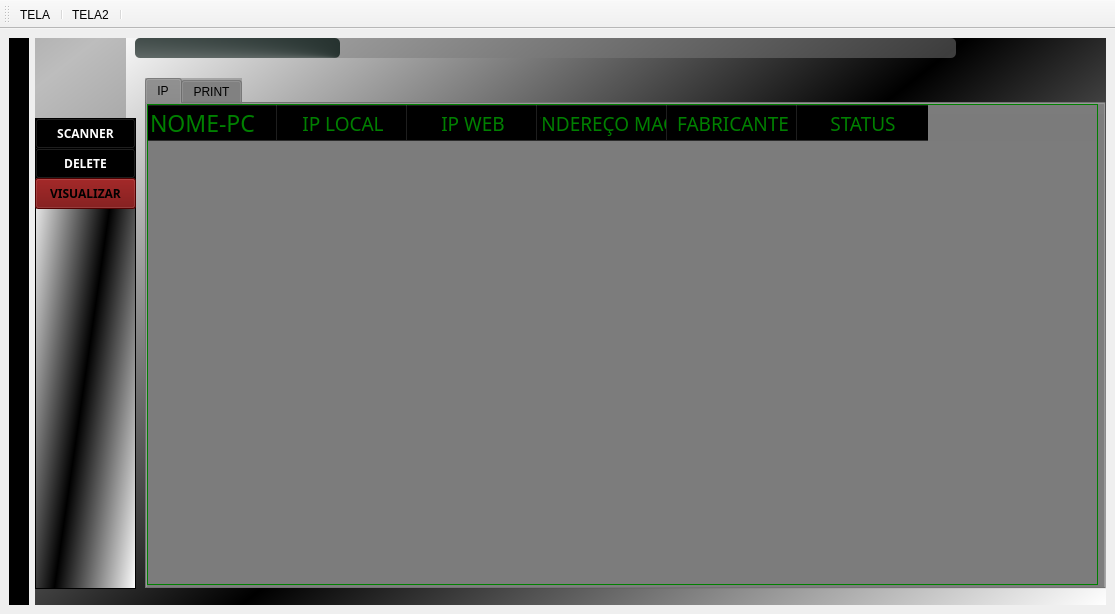
<?xml version="1.0" encoding="UTF-8"?>
<ui version="4.0">
 <class>MainWindow</class>
 <widget class="QMainWindow" name="MainWindow">
  <property name="windowModality">
   <enum>Qt::ApplicationModal</enum>
  </property>
  <property name="enabled">
   <bool>true</bool>
  </property>
  <property name="geometry">
   <rect>
    <x>0</x>
    <y>0</y>
    <width>1115</width>
    <height>614</height>
   </rect>
  </property>
  <property name="contextMenuPolicy">
   <enum>Qt::CustomContextMenu</enum>
  </property>
  <property name="windowTitle">
   <string>MainWindow</string>
  </property>
  <property name="windowOpacity">
   <double>1.000000000000000</double>
  </property>
  <property name="toolTip">
   <string/>
  </property>
  <property name="statusTip">
   <string/>
  </property>
  <property name="layoutDirection">
   <enum>Qt::LeftToRight</enum>
  </property>
  <property name="toolButtonStyle">
   <enum>Qt::ToolButtonIconOnly</enum>
  </property>
  <property name="animated">
   <bool>true</bool>
  </property>
  <property name="tabShape">
   <enum>QTabWidget::Rounded</enum>
  </property>
  <widget class="QWidget" name="centralwidget">
   <layout class="QHBoxLayout" name="horizontalLayout">
    <item>
     <widget class="QFrame" name="frame">
      <property name="styleSheet">
       <string notr="true">background-color: rgb(0, 0, 0);</string>
      </property>
      <property name="frameShape">
       <enum>QFrame::StyledPanel</enum>
      </property>
      <property name="frameShadow">
       <enum>QFrame::Raised</enum>
      </property>
      <layout class="QVBoxLayout" name="verticalLayout_2">
       <item>
        <widget class="QFrame" name="frame_2">
         <property name="styleSheet">
          <string notr="true">background-color: rgb(255, 255, 255);
</string>
         </property>
         <property name="frameShape">
          <enum>QFrame::StyledPanel</enum>
         </property>
         <property name="frameShadow">
          <enum>QFrame::Raised</enum>
         </property>
        </widget>
       </item>
      </layout>
     </widget>
    </item>
    <item>
     <widget class="QStackedWidget" name="stackedWidget">
      <property name="styleSheet">
       <string notr="true">background-color: qlineargradient(spread:reflect, x1:0.446, y1:0.625, x2:1, y2:1, stop:0 rgba(0, 0, 0, 255), stop:1 rgba(255, 255, 255, 255));</string>
      </property>
      <property name="frameShadow">
       <enum>QFrame::Raised</enum>
      </property>
      <property name="currentIndex">
       <number>0</number>
      </property>
      <widget class="QWidget" name="page1">
       <widget class="QLabel" name="label_2">
        <property name="geometry">
         <rect>
          <x>0</x>
          <y>0</y>
          <width>91</width>
          <height>81</height>
         </rect>
        </property>
        <property name="styleSheet">
         <string notr="true">background-color: rgb(123, 123, 123, 0.5);
</string>
        </property>
        <property name="text">
         <string/>
        </property>
        <property name="pixmap">
         <pixmap>iconescanner/capa_2.png</pixmap>
        </property>
       </widget>
       <widget class="QProgressBar" name="progressBar">
        <property name="geometry">
         <rect>
          <x>100</x>
          <y>0</y>
          <width>821</width>
          <height>20</height>
         </rect>
        </property>
        <property name="palette">
         <palette>
          <active>
           <colorrole role="WindowText">
            <brush brushstyle="SolidPattern">
             <color alpha="255">
              <red>200</red>
              <green>200</green>
              <blue>200</blue>
             </color>
            </brush>
           </colorrole>
           <colorrole role="Button">
            <brush brushstyle="SolidPattern">
             <color alpha="1">
              <red>123</red>
              <green>123</green>
              <blue>123</blue>
             </color>
            </brush>
           </colorrole>
           <colorrole role="Text">
            <brush brushstyle="SolidPattern">
             <color alpha="255">
              <red>200</red>
              <green>200</green>
              <blue>200</blue>
             </color>
            </brush>
           </colorrole>
           <colorrole role="ButtonText">
            <brush brushstyle="SolidPattern">
             <color alpha="255">
              <red>200</red>
              <green>200</green>
              <blue>200</blue>
             </color>
            </brush>
           </colorrole>
           <colorrole role="Base">
            <brush brushstyle="SolidPattern">
             <color alpha="1">
              <red>123</red>
              <green>123</green>
              <blue>123</blue>
             </color>
            </brush>
           </colorrole>
           <colorrole role="Window">
            <brush brushstyle="SolidPattern">
             <color alpha="1">
              <red>123</red>
              <green>123</green>
              <blue>123</blue>
             </color>
            </brush>
           </colorrole>
          </active>
          <inactive>
           <colorrole role="WindowText">
            <brush brushstyle="SolidPattern">
             <color alpha="255">
              <red>200</red>
              <green>200</green>
              <blue>200</blue>
             </color>
            </brush>
           </colorrole>
           <colorrole role="Button">
            <brush brushstyle="SolidPattern">
             <color alpha="1">
              <red>123</red>
              <green>123</green>
              <blue>123</blue>
             </color>
            </brush>
           </colorrole>
           <colorrole role="Text">
            <brush brushstyle="SolidPattern">
             <color alpha="255">
              <red>200</red>
              <green>200</green>
              <blue>200</blue>
             </color>
            </brush>
           </colorrole>
           <colorrole role="ButtonText">
            <brush brushstyle="SolidPattern">
             <color alpha="255">
              <red>200</red>
              <green>200</green>
              <blue>200</blue>
             </color>
            </brush>
           </colorrole>
           <colorrole role="Base">
            <brush brushstyle="SolidPattern">
             <color alpha="1">
              <red>123</red>
              <green>123</green>
              <blue>123</blue>
             </color>
            </brush>
           </colorrole>
           <colorrole role="Window">
            <brush brushstyle="SolidPattern">
             <color alpha="1">
              <red>123</red>
              <green>123</green>
              <blue>123</blue>
             </color>
            </brush>
           </colorrole>
          </inactive>
          <disabled>
           <colorrole role="WindowText">
            <brush brushstyle="SolidPattern">
             <color alpha="255">
              <red>200</red>
              <green>200</green>
              <blue>200</blue>
             </color>
            </brush>
           </colorrole>
           <colorrole role="Button">
            <brush brushstyle="SolidPattern">
             <color alpha="1">
              <red>123</red>
              <green>123</green>
              <blue>123</blue>
             </color>
            </brush>
           </colorrole>
           <colorrole role="Text">
            <brush brushstyle="SolidPattern">
             <color alpha="255">
              <red>200</red>
              <green>200</green>
              <blue>200</blue>
             </color>
            </brush>
           </colorrole>
           <colorrole role="ButtonText">
            <brush brushstyle="SolidPattern">
             <color alpha="255">
              <red>200</red>
              <green>200</green>
              <blue>200</blue>
             </color>
            </brush>
           </colorrole>
           <colorrole role="Base">
            <brush brushstyle="SolidPattern">
             <color alpha="1">
              <red>123</red>
              <green>123</green>
              <blue>123</blue>
             </color>
            </brush>
           </colorrole>
           <colorrole role="Window">
            <brush brushstyle="SolidPattern">
             <color alpha="1">
              <red>123</red>
              <green>123</green>
              <blue>123</blue>
             </color>
            </brush>
           </colorrole>
          </disabled>
         </palette>
        </property>
        <property name="font">
         <font>
          <pointsize>11</pointsize>
         </font>
        </property>
        <property name="styleSheet">
         <string notr="true">
QProgressBar {
	
	background-color: rgb(123, 123, 123, 0.5);
	color: rgb(200, 200, 200);
	border-style: none;
	border-radius: 5px;
	text-align: center;
}
QProgressBar::chunk{
	border-radius: 5px;
	
	background-color: qconicalgradient(cx:1, cy:1, angle:69.3, stop:0 rgba(25, 38, 35, 255), stop:1 rgba(255, 255, 255, 255));
}</string>
        </property>
        <property name="maximum">
         <number>100</number>
        </property>
        <property name="value">
         <number>25</number>
        </property>
        <property name="textVisible">
         <bool>false</bool>
        </property>
        <property name="textDirection">
         <enum>QProgressBar::TopToBottom</enum>
        </property>
       </widget>
       <widget class="QTabWidget" name="tabWidget">
        <property name="geometry">
         <rect>
          <x>110</x>
          <y>40</y>
          <width>961</width>
          <height>511</height>
         </rect>
        </property>
        <property name="styleSheet">
         <string notr="true">background-color: rgb(123, 123, 123, 0.5);
</string>
        </property>
        <property name="currentIndex">
         <number>0</number>
        </property>
        <widget class="QWidget" name="tab">
         <attribute name="title">
          <string>IP</string>
         </attribute>
         <widget class="QLabel" name="label_6">
          <property name="geometry">
           <rect>
            <x>-200</x>
            <y>10</y>
            <width>1181</width>
            <height>511</height>
           </rect>
          </property>
          <property name="text">
           <string/>
          </property>
          <property name="pixmap">
           <pixmap>iconescanner/capafundo.png</pixmap>
          </property>
         </widget>
         <widget class="QTableWidget" name="tableWidget">
          <property name="geometry">
           <rect>
            <x>0</x>
            <y>0</y>
            <width>951</width>
            <height>481</height>
           </rect>
          </property>
          <property name="font">
           <font>
            <family>MS Shell Dlg 2</family>
            <pointsize>10</pointsize>
            <weight>50</weight>
            <italic>false</italic>
            <bold>false</bold>
           </font>
          </property>
          <property name="styleSheet">
           <string notr="true">color:green;
font: 10pt &quot;MS Shell Dlg 2&quot;;
background-color: rgb(123, 123, 123, 0.5);
</string>
          </property>
          <property name="frameShape">
           <enum>QFrame::Box</enum>
          </property>
          <property name="frameShadow">
           <enum>QFrame::Plain</enum>
          </property>
          <property name="lineWidth">
           <number>1</number>
          </property>
          <property name="midLineWidth">
           <number>9</number>
          </property>
          <property name="verticalScrollBarPolicy">
           <enum>Qt::ScrollBarAsNeeded</enum>
          </property>
          <property name="horizontalScrollBarPolicy">
           <enum>Qt::ScrollBarAsNeeded</enum>
          </property>
          <property name="autoScrollMargin">
           <number>31</number>
          </property>
          <property name="dragDropMode">
           <enum>QAbstractItemView::DragOnly</enum>
          </property>
          <property name="defaultDropAction">
           <enum>Qt::MoveAction</enum>
          </property>
          <property name="selectionMode">
           <enum>QAbstractItemView::SingleSelection</enum>
          </property>
          <property name="gridStyle">
           <enum>Qt::SolidLine</enum>
          </property>
          <property name="rowCount">
           <number>0</number>
          </property>
          <property name="columnCount">
           <number>6</number>
          </property>
          <attribute name="horizontalHeaderDefaultSectionSize">
           <number>130</number>
          </attribute>
          <attribute name="horizontalHeaderMinimumSectionSize">
           <number>48</number>
          </attribute>
          <attribute name="verticalHeaderDefaultSectionSize">
           <number>33</number>
          </attribute>
          <column>
           <property name="text">
            <string>NOME-PC</string>
           </property>
           <property name="whatsThis">
            <string/>
           </property>
           <property name="font">
            <font>
             <family>Impact</family>
             <pointsize>17</pointsize>
             <weight>50</weight>
             <bold>false</bold>
            </font>
           </property>
           <property name="textAlignment">
            <set>AlignLeading|AlignTop</set>
           </property>
           <property name="background">
            <color>
             <red>116</red>
             <green>0</green>
             <blue>0</blue>
            </color>
           </property>
          </column>
          <column>
           <property name="text">
            <string>IP LOCAL</string>
           </property>
           <property name="font">
            <font>
             <family>Impact</family>
             <pointsize>14</pointsize>
            </font>
           </property>
           <property name="background">
            <color>
             <red>116</red>
             <green>0</green>
             <blue>0</blue>
            </color>
           </property>
          </column>
          <column>
           <property name="text">
            <string>IP WEB</string>
           </property>
           <property name="font">
            <font>
             <family>Impact</family>
             <pointsize>14</pointsize>
            </font>
           </property>
           <property name="background">
            <color>
             <red>116</red>
             <green>0</green>
             <blue>0</blue>
            </color>
           </property>
          </column>
          <column>
           <property name="text">
            <string>ENDEREÇO MAC</string>
           </property>
           <property name="font">
            <font>
             <family>Impact</family>
             <pointsize>14</pointsize>
            </font>
           </property>
           <property name="background">
            <color>
             <red>116</red>
             <green>0</green>
             <blue>0</blue>
            </color>
           </property>
          </column>
          <column>
           <property name="text">
            <string>FABRICANTE</string>
           </property>
           <property name="font">
            <font>
             <family>Impact</family>
             <pointsize>14</pointsize>
            </font>
           </property>
           <property name="background">
            <color>
             <red>116</red>
             <green>0</green>
             <blue>0</blue>
            </color>
           </property>
          </column>
          <column>
           <property name="text">
            <string>STATUS</string>
           </property>
           <property name="font">
            <font>
             <family>Impact</family>
             <pointsize>14</pointsize>
            </font>
           </property>
           <property name="background">
            <color>
             <red>116</red>
             <green>0</green>
             <blue>0</blue>
            </color>
           </property>
          </column>
         </widget>
        </widget>
        <widget class="QWidget" name="tab_2">
         <attribute name="title">
          <string>PRINT</string>
         </attribute>
         <widget class="QTextEdit" name="textEdit">
          <property name="geometry">
           <rect>
            <x>0</x>
            <y>0</y>
            <width>961</width>
            <height>481</height>
           </rect>
          </property>
          <property name="font">
           <font>
            <family>Arial Black</family>
            <pointsize>12</pointsize>
            <weight>75</weight>
            <bold>true</bold>
           </font>
          </property>
          <property name="styleSheet">
           <string notr="true">color:negrito
;background-color: rgb(123, 123, 123, 0.5);
</string>
          </property>
          <property name="html">
           <string>&lt;!DOCTYPE HTML PUBLIC &quot;-//W3C//DTD HTML 4.0//EN&quot; &quot;http://www.w3.org/TR/REC-html40/strict.dtd&quot;&gt;
&lt;html&gt;&lt;head&gt;&lt;meta name=&quot;qrichtext&quot; content=&quot;1&quot; /&gt;&lt;style type=&quot;text/css&quot;&gt;
p, li { white-space: pre-wrap; }
&lt;/style&gt;&lt;/head&gt;&lt;body style=&quot; font-family:'Arial Black'; font-size:12pt; font-weight:600; font-style:normal;&quot;&gt;
&lt;p style=&quot;-qt-paragraph-type:empty; margin-top:0px; margin-bottom:0px; margin-left:0px; margin-right:0px; -qt-block-indent:0; text-indent:0px;&quot;&gt;&lt;br /&gt;&lt;/p&gt;&lt;/body&gt;&lt;/html&gt;</string>
          </property>
         </widget>
         <widget class="QLabel" name="label_7">
          <property name="geometry">
           <rect>
            <x>0</x>
            <y>0</y>
            <width>941</width>
            <height>481</height>
           </rect>
          </property>
          <property name="text">
           <string/>
          </property>
          <property name="pixmap">
           <pixmap>iconescanner/capafundo.png</pixmap>
          </property>
         </widget>
         <zorder>label_7</zorder>
         <zorder>textEdit</zorder>
        </widget>
       </widget>
       <widget class="QFrame" name="frame_3">
        <property name="geometry">
         <rect>
          <x>0</x>
          <y>80</y>
          <width>101</width>
          <height>471</height>
         </rect>
        </property>
        <property name="frameShape">
         <enum>QFrame::StyledPanel</enum>
        </property>
        <property name="frameShadow">
         <enum>QFrame::Raised</enum>
        </property>
        <widget class="QPushButton" name="BT_Scanner">
         <property name="geometry">
          <rect>
           <x>0</x>
           <y>0</y>
           <width>101</width>
           <height>31</height>
          </rect>
         </property>
         <property name="font">
          <font>
           <family>Arial Black</family>
           <weight>75</weight>
           <bold>true</bold>
          </font>
         </property>
         <property name="styleSheet">
          <string notr="true">color: rgb(255, 255, 255);
background-color: rgb(0, 0, 0);</string>
         </property>
         <property name="text">
          <string>SCANNER</string>
         </property>
         <property name="icon">
          <iconset>
           <normaloff>iconescanner/cil-zoom-in.png</normaloff>iconescanner/cil-zoom-in.png</iconset>
         </property>
        </widget>
        <widget class="QPushButton" name="BT_deleta">
         <property name="geometry">
          <rect>
           <x>0</x>
           <y>30</y>
           <width>101</width>
           <height>31</height>
          </rect>
         </property>
         <property name="font">
          <font>
           <family>Arial Black</family>
           <weight>75</weight>
           <bold>true</bold>
          </font>
         </property>
         <property name="styleSheet">
          <string notr="true">color: rgb(255, 255, 255);
background-color: rgb(0, 0, 0);</string>
         </property>
         <property name="text">
          <string>DELETE</string>
         </property>
         <property name="icon">
          <iconset>
           <normaloff>iconescanner/delet.png</normaloff>iconescanner/delet.png</iconset>
         </property>
        </widget>
        <widget class="QPushButton" name="BT_VER">
         <property name="geometry">
          <rect>
           <x>0</x>
           <y>60</y>
           <width>101</width>
           <height>31</height>
          </rect>
         </property>
         <property name="font">
          <font>
           <family>Arial Black</family>
           <weight>75</weight>
           <bold>true</bold>
          </font>
         </property>
         <property name="styleSheet">
          <string notr="true">background-color: rgb(112, 0, 0);</string>
         </property>
         <property name="text">
          <string>VISUALIZAR</string>
         </property>
         <property name="icon">
          <iconset>
           <normaloff>iconescanner/binoculars.png</normaloff>iconescanner/binoculars.png</iconset>
         </property>
        </widget>
       </widget>
      </widget>
      <widget class="QWidget" name="page2">
       <widget class="QLineEdit" name="lineEdit">
        <property name="geometry">
         <rect>
          <x>10</x>
          <y>410</y>
          <width>201</width>
          <height>31</height>
         </rect>
        </property>
        <property name="styleSheet">
         <string notr="true">background-color: rgb(59, 0, 0);
color: rgb(255, 255, 255);</string>
        </property>
        <property name="maxLength">
         <number>15</number>
        </property>
        <property name="placeholderText">
         <string>DIGITE IP INICIAL</string>
        </property>
       </widget>
       <widget class="QListWidget" name="listWidget_2">
        <property name="geometry">
         <rect>
          <x>-10</x>
          <y>0</y>
          <width>601</width>
          <height>361</height>
         </rect>
        </property>
        <property name="font">
         <font>
          <family>Arial</family>
          <pointsize>14</pointsize>
         </font>
        </property>
        <property name="styleSheet">
         <string notr="true">background-color: rgb(123, 123, 123, 0.5);

color: rgb(0, 0, 0);</string>
        </property>
       </widget>
       <widget class="QLineEdit" name="lineEdit_2">
        <property name="geometry">
         <rect>
          <x>10</x>
          <y>450</y>
          <width>201</width>
          <height>31</height>
         </rect>
        </property>
        <property name="styleSheet">
         <string notr="true">background-color: rgb(59, 0, 0);
color: rgb(255, 255, 255);</string>
        </property>
        <property name="inputMask">
         <string/>
        </property>
        <property name="maxLength">
         <number>15</number>
        </property>
        <property name="echoMode">
         <enum>QLineEdit::Normal</enum>
        </property>
        <property name="placeholderText">
         <string>DIGITE IP FINAL</string>
        </property>
       </widget>
       <widget class="QPushButton" name="ip">
        <property name="geometry">
         <rect>
          <x>930</x>
          <y>120</y>
          <width>111</width>
          <height>31</height>
         </rect>
        </property>
        <property name="font">
         <font>
          <family>Arial Black</family>
          <weight>75</weight>
          <bold>true</bold>
         </font>
        </property>
        <property name="styleSheet">
         <string notr="true">
background-color: rgb(112, 0, 0);
color: rgb(255, 255, 255);</string>
        </property>
        <property name="text">
         <string>SCANNERIP</string>
        </property>
        <property name="icon">
         <iconset>
          <normaloff>iconescanner/375.png</normaloff>iconescanner/375.png</iconset>
        </property>
       </widget>
       <widget class="QComboBox" name="ip_inicial">
        <property name="geometry">
         <rect>
          <x>600</x>
          <y>90</y>
          <width>291</width>
          <height>20</height>
         </rect>
        </property>
        <property name="styleSheet">
         <string notr="true">background-color: rgb(59, 0, 0);
color: rgb(255, 255, 255);</string>
        </property>
        <item>
         <property name="text">
          <string/>
         </property>
        </item>
       </widget>
       <widget class="QComboBox" name="ip_final">
        <property name="geometry">
         <rect>
          <x>600</x>
          <y>160</y>
          <width>291</width>
          <height>20</height>
         </rect>
        </property>
        <property name="styleSheet">
         <string notr="true">background-color: rgb(59, 0, 0);
color: rgb(255, 255, 255);</string>
        </property>
        <item>
         <property name="text">
          <string/>
         </property>
        </item>
       </widget>
       <widget class="QLabel" name="tipo_ip_box1">
        <property name="geometry">
         <rect>
          <x>600</x>
          <y>60</y>
          <width>71</width>
          <height>21</height>
         </rect>
        </property>
        <property name="font">
         <font>
          <family>Arial Black</family>
          <weight>75</weight>
          <bold>true</bold>
         </font>
        </property>
        <property name="styleSheet">
         <string notr="true">color: rgb(255, 255, 255);
background-color: rgb(112, 0, 0);</string>
        </property>
        <property name="text">
         <string>IP_INICIAL</string>
        </property>
       </widget>
       <widget class="QLabel" name="tipo_ip_box2">
        <property name="geometry">
         <rect>
          <x>600</x>
          <y>140</y>
          <width>61</width>
          <height>16</height>
         </rect>
        </property>
        <property name="font">
         <font>
          <family>Arial Black</family>
          <weight>75</weight>
          <bold>true</bold>
         </font>
        </property>
        <property name="styleSheet">
         <string notr="true">color: rgb(255, 255, 255);
background-color: rgb(112, 0, 0);</string>
        </property>
        <property name="text">
         <string>IP_FINAL</string>
        </property>
       </widget>
       <widget class="QLabel" name="label">
        <property name="geometry">
         <rect>
          <x>690</x>
          <y>50</y>
          <width>131</width>
          <height>31</height>
         </rect>
        </property>
        <property name="font">
         <font>
          <family>Impact</family>
          <pointsize>14</pointsize>
         </font>
        </property>
        <property name="styleSheet">
         <string notr="true">background-color: rgb(123, 123, 123, 0.5);

color: rgb(0, 0, 0);

</string>
        </property>
        <property name="text">
         <string>SELECIONA IP</string>
        </property>
       </widget>
       <widget class="QPushButton" name="ip_3">
        <property name="geometry">
         <rect>
          <x>20</x>
          <y>490</y>
          <width>111</width>
          <height>31</height>
         </rect>
        </property>
        <property name="font">
         <font>
          <family>Arial Black</family>
          <weight>75</weight>
          <bold>true</bold>
         </font>
        </property>
        <property name="styleSheet">
         <string notr="true">
background-color: rgb(112, 0, 0);
color: rgb(255, 255, 255);</string>
        </property>
        <property name="text">
         <string>SCANNERIPSL</string>
        </property>
        <property name="icon">
         <iconset>
          <normaloff>iconescanner/375.png</normaloff>iconescanner/375.png</iconset>
        </property>
       </widget>
       <widget class="QLabel" name="label_5">
        <property name="geometry">
         <rect>
          <x>10</x>
          <y>370</y>
          <width>151</width>
          <height>31</height>
         </rect>
        </property>
        <property name="font">
         <font>
          <family>Impact</family>
          <pointsize>14</pointsize>
         </font>
        </property>
        <property name="styleSheet">
         <string notr="true">background-color: rgb(123, 123, 123, 0.5);
color: rgb(0, 0, 0);
</string>
        </property>
        <property name="text">
         <string>DIGITE O IP DESEJA</string>
        </property>
       </widget>
       <widget class="QProgressBar" name="progressBar_2">
        <property name="geometry">
         <rect>
          <x>250</x>
          <y>430</y>
          <width>381</width>
          <height>23</height>
         </rect>
        </property>
        <property name="value">
         <number>3</number>
        </property>
        <property name="textDirection">
         <enum>QProgressBar::BottomToTop</enum>
        </property>
       </widget>
       <widget class="QLabel" name="label_3">
        <property name="geometry">
         <rect>
          <x>0</x>
          <y>0</y>
          <width>1061</width>
          <height>531</height>
         </rect>
        </property>
        <property name="text">
         <string/>
        </property>
        <property name="pixmap">
         <pixmap>iconescanner/capafundo.png</pixmap>
        </property>
       </widget>
       <widget class="QLabel" name="label_4">
        <property name="geometry">
         <rect>
          <x>350</x>
          <y>390</y>
          <width>131</width>
          <height>31</height>
         </rect>
        </property>
        <property name="styleSheet">
         <string notr="true">background-color: rgb(123, 123, 123, 0.5);
color: rgb(0, 0, 0);
font: 87 14pt &quot;Arial Black&quot;;</string>
        </property>
        <property name="text">
         <string>loading....</string>
        </property>
       </widget>
       <zorder>label_3</zorder>
       <zorder>lineEdit</zorder>
       <zorder>listWidget_2</zorder>
       <zorder>lineEdit_2</zorder>
       <zorder>ip</zorder>
       <zorder>ip_inicial</zorder>
       <zorder>ip_final</zorder>
       <zorder>tipo_ip_box1</zorder>
       <zorder>tipo_ip_box2</zorder>
       <zorder>label</zorder>
       <zorder>ip_3</zorder>
       <zorder>label_5</zorder>
       <zorder>progressBar_2</zorder>
       <zorder>label_4</zorder>
      </widget>
     </widget>
    </item>
   </layout>
  </widget>
  <widget class="QToolBar" name="toolBar">
   <property name="windowTitle">
    <string>toolBar</string>
   </property>
   <attribute name="toolBarArea">
    <enum>TopToolBarArea</enum>
   </attribute>
   <attribute name="toolBarBreak">
    <bool>false</bool>
   </attribute>
   <addaction name="tela1"/>
   <addaction name="separator"/>
   <addaction name="tela2"/>
   <addaction name="separator"/>
  </widget>
  <widget class="QMenuBar" name="menuBar">
   <property name="geometry">
    <rect>
     <x>0</x>
     <y>0</y>
     <width>1115</width>
     <height>21</height>
    </rect>
   </property>
  </widget>
  <action name="tela1">
   <property name="icon">
    <iconset>
     <normaloff>iconescanner/home33.png</normaloff>iconescanner/home33.png</iconset>
   </property>
   <property name="text">
    <string>TELA</string>
   </property>
  </action>
  <action name="tela2">
   <property name="icon">
    <iconset>
     <normaloff>iconescanner/pagina1.png</normaloff>iconescanner/pagina1.png</iconset>
   </property>
   <property name="text">
    <string>TELA2</string>
   </property>
  </action>
 </widget>
 <resources/>
 <connections/>
</ui>
